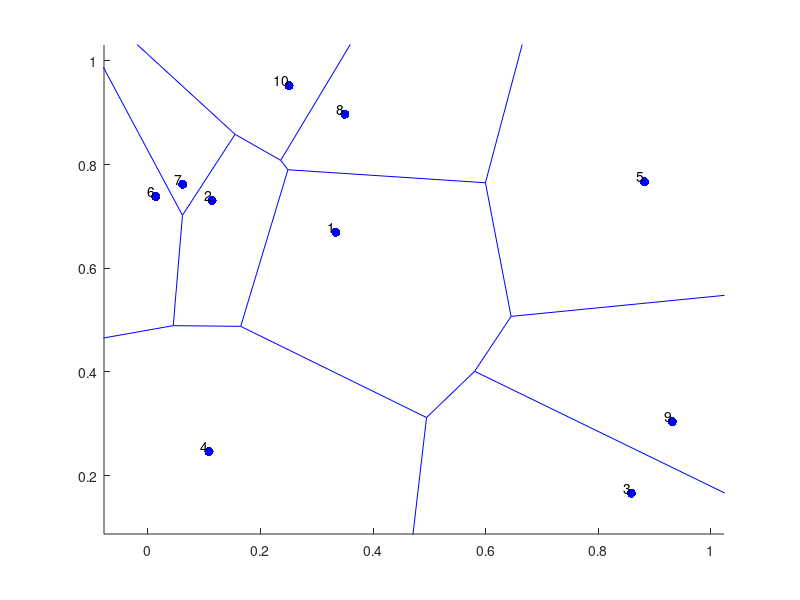

The MATLAB source for this figure:
% This code generates a Voronoi-Poisson tessellation, meaning it generates
% a Poisson point process and then uses it to generate a corresponding 
% Voronoi tesselation. A Voronoi tesselation is also known as a Dirichlet
% tesselation or Voronoi diagram.
% 
% A (homogeneous) Poisson point process (PPP) is created on a rectangle.
% Then the Voronoi tesselation is found using the MATLAB function 
% voronoin[1], which is based on the Qhull project[2] .
%
% All points and Voronoi cells of the PPP are numbered arbitrarily.
%
% Author: H.Paul Keeler, 2019
% Website: hpaulkeeler.com
% Repository: github.com/hpaulkeeler/posts
% For more details, see the post:
% https://hpaulkeeler.com/voronoi-dirichlet-tessellations/
%
% [1] http://www.mathworks.com.au/help/matlab/ref/voronoin.html
% [2] http://www.qhull.org/

clearvars; close all; clc;

%Simulation window parameters
xMin=0;
xMax=1;
yMin=0;
yMax=1;
%rectangle dimensions
xDelta=xMax-xMin; %width 
yDelta=yMax-yMin; %height
areaTotal=xDelta*yDelta; %area of simulation window

%Point process parameters
lambda=10; %intensity (ie mean density) of the Poisson process

%Simulate Poisson point process
numbPoints=poissrnd(areaTotal*lambda);%Poisson number of points
xx=xDelta*(rand(numbPoints,1))+xMin;%x coordinates of Poisson points
yy=yDelta*(rand(numbPoints,1))+yMin;%y coordinates of Poisson points

xxyy=[xx(:) yy(:)]; %combine x and y coordinates
%Perform Voronoi tesseslation using built-in function
[vertexAll,cellAll]=voronoin(xxyy); %retrieve vertex information
%above command not necessary for plotting

%%%START -- Plotting section -- START%%%
figure; hold on;
%create voronoi diagram on the point pattern
voronoi(xx,yy);
%plot underlying point pattern (ie a realization of a Poisson point process)
plot(xx,yy,'b.','MarkerSize',20);
%number/label the points/cells
labels=cellstr(num2str((1:numbPoints)'));%labels correspond to their order
text(xx, yy, labels, 'VerticalAlignment','bottom', ...
    'HorizontalAlignment','right');
%%%END -- Plotting section -- END%%%
